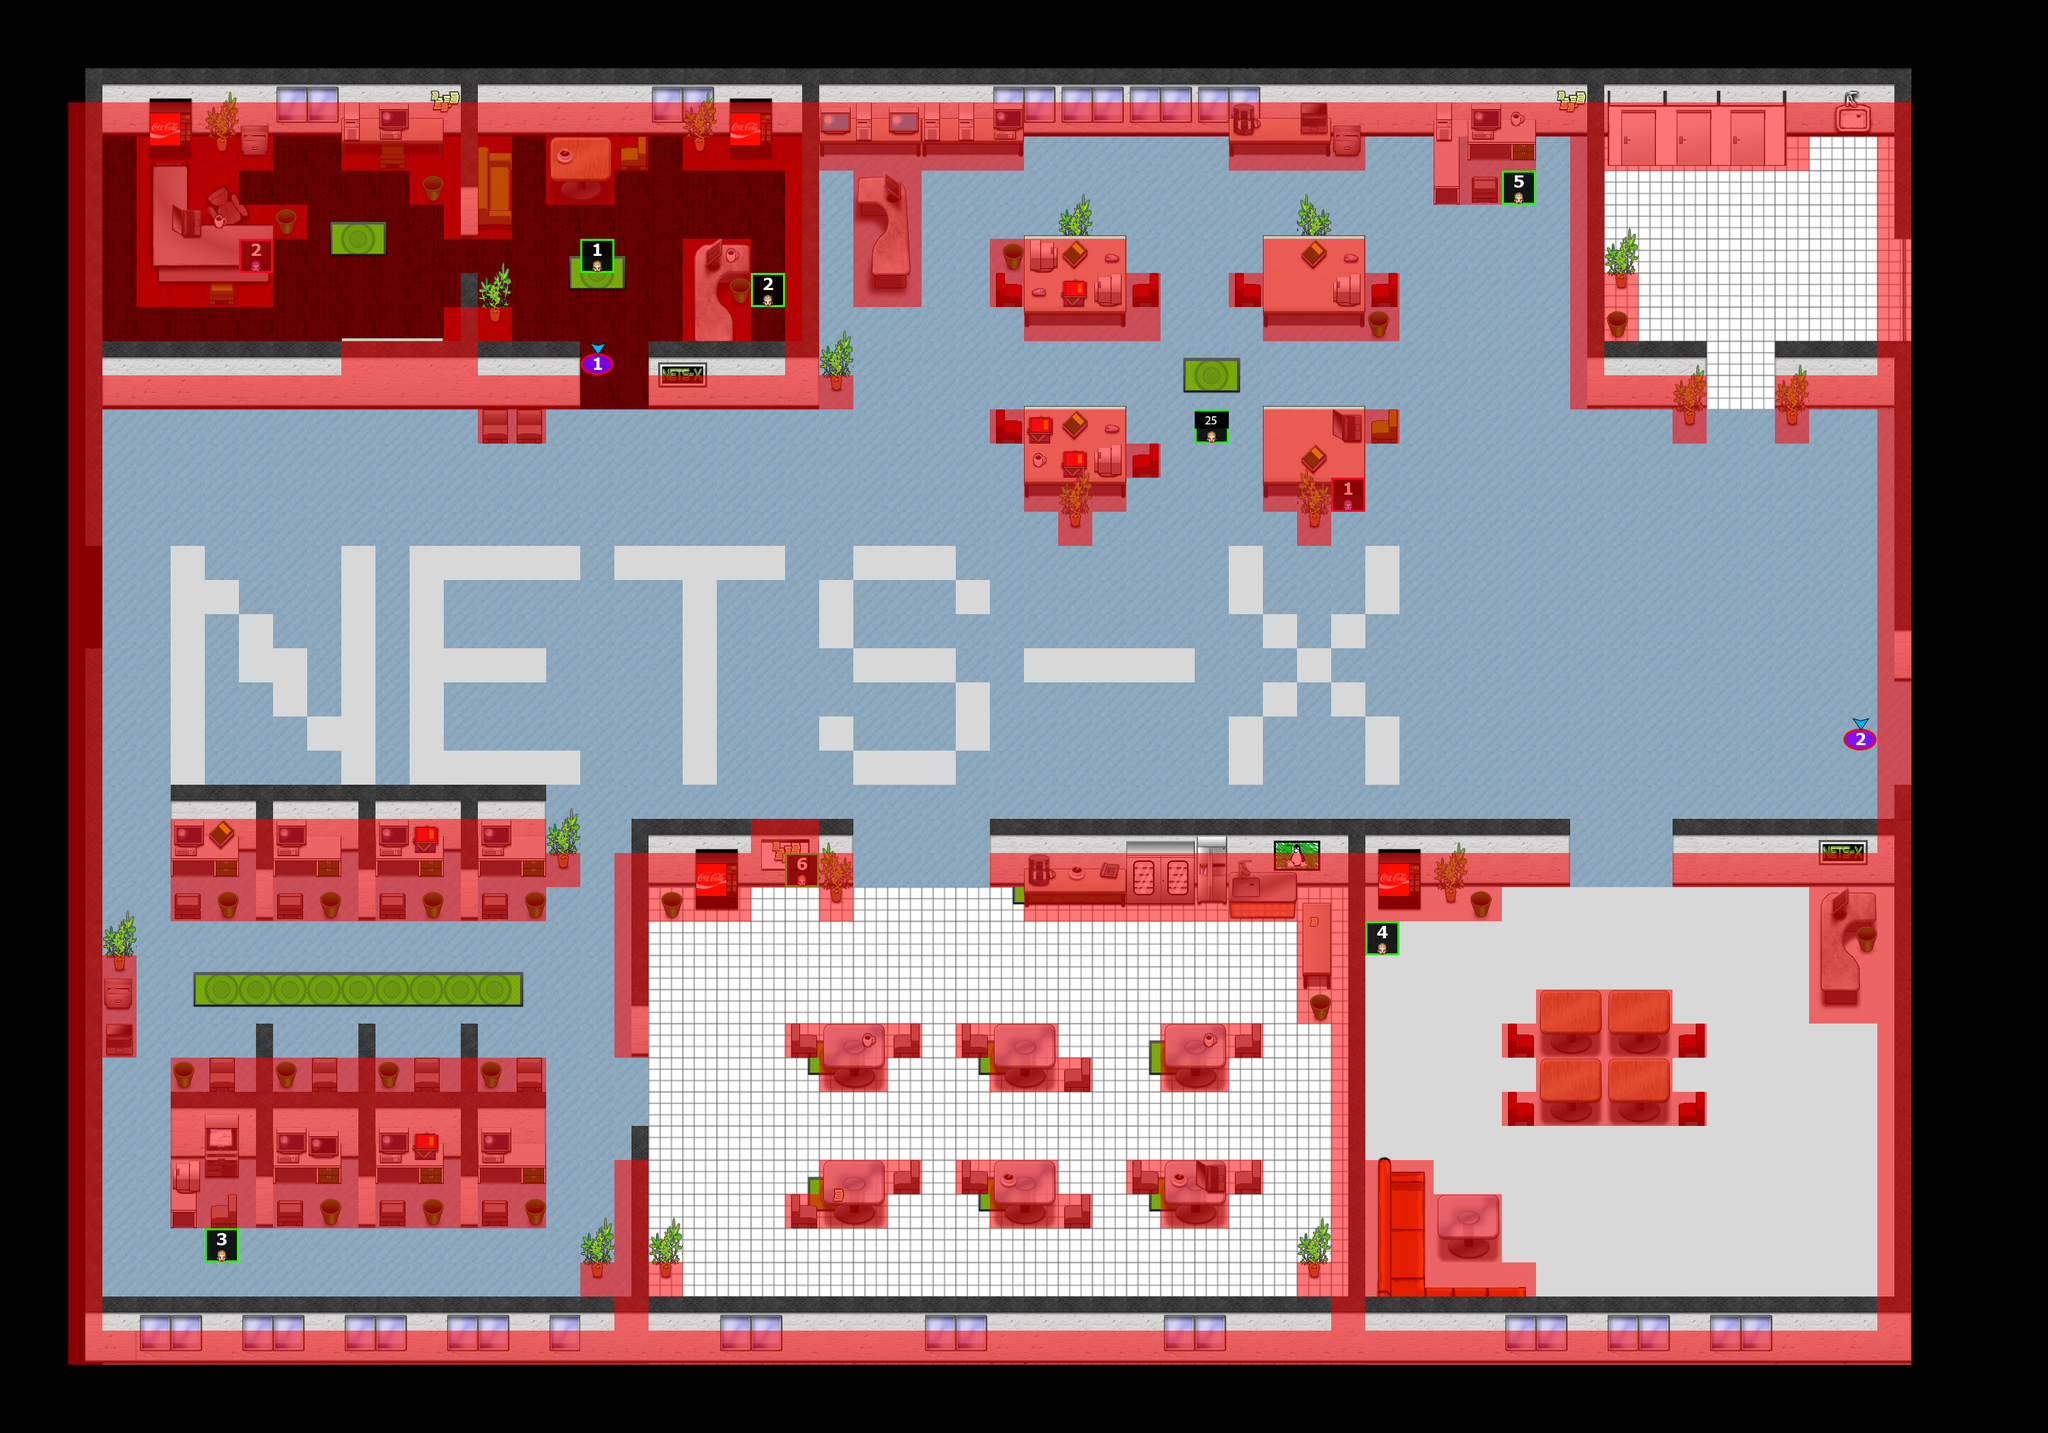

Below is a game level as drawn by its tile map, then a one-line description and the .tmx that defines it (tile-layer data replaced by summaries):
An orthogonal 60x42 tile map with 50x50 px tiles, 9 tile layers (Floor, Wall, Chattels, Items, ...), 7 tilesets.

<map version="1.0" orientation="orthogonal" width="60" height="42" tilewidth="50" tileheight="50">
 <tileset firstgid="1" name="CollisionTiles" tilewidth="50" tileheight="50">
  <image source="graphics/tileSets/CollisionTiles.png" />
  <tile id="1">
   <properties>
    <property name="block" value="true" />
   </properties>
  </tile>
 </tileset>
 <tileset firstgid="3" name="ItemTiles" tilewidth="50" tileheight="50">
  <image source="graphics/tileSets/ItemTiles.png" />
 </tileset>
 <tileset firstgid="579" name="ItemTilesBoss" tilewidth="50" tileheight="50">
  <image source="graphics/tileSets/ItemTilesBoss.png" />
 </tileset>
 <tileset firstgid="1155" name="ItemTilesMeeting" tilewidth="50" tileheight="50">
  <image source="graphics/tileSets/ItemTilesMeeting.png" />
 </tileset>
 <tileset firstgid="1731" name="ItemTilesToilet" tilewidth="50" tileheight="50">
  <image source="graphics/tileSets/ItemTilesToilet.png" />
 </tileset>
 <tileset firstgid="2307" name="NpcTiles" tilewidth="50" tileheight="50">
  <image source="graphics/tileSets/NpcTiles.png" />
  <tile id="0">
   <properties>
    <property name="NpcId" value="101" />
   </properties>
  </tile>
  <tile id="1">
   <properties>
    <property name="NpcId" value="102" />
   </properties>
  </tile>
  <tile id="2">
   <properties>
    <property name="NpcId" value="104" />
   </properties>
  </tile>
  <tile id="3">
   <properties>
    <property name="NpcId" value="105" />
   </properties>
  </tile>
  <tile id="4">
   <properties>
    <property name="NpcId" value="108" />
   </properties>
  </tile>
  <tile id="5">
   <properties>
    <property name="NpcId" value="121" />
   </properties>
  </tile>
  <tile id="6">
   <properties>
    <property name="NpcId" value="" />
   </properties>
  </tile>
  <tile id="10">
   <properties>
    <property name="NpcId" value="120" />
   </properties>
  </tile>
  <tile id="11">
   <properties>
    <property name="NpcId" value="107" />
   </properties>
  </tile>
  <tile id="19">
   <properties>
    <property name="TriggerId" value="190" />
   </properties>
  </tile>
  <tile id="34">
   <properties>
    <property name="NpcId" value="275" />
   </properties>
  </tile>
 </tileset>
 <tileset firstgid="2357" name="SpawnTiles" tilewidth="50" tileheight="50">
  <image source="graphics/tileSets/SpawnTiles.png" />
  <tile id="0">
   <properties>
    <property name="SpawnId" value="0" />
   </properties>
  </tile>
  <tile id="1">
   <properties>
    <property name="SpawnId" value="1" />
   </properties>
  </tile>
 </tileset>
 <layer name="Floor" width="60" height="42">
  <data>[2520 cells, 1911 non-empty, 8 distinct tile ids]</data>
 </layer>
 <layer name="Wall" width="60" height="42">
  <data>[2520 cells, 410 non-empty, 35 distinct tile ids]</data>
 </layer>
 <layer name="Chattels" width="60" height="42">
  <data>[2520 cells, 355 non-empty, 169 distinct tile ids]</data>
 </layer>
 <layer name="Items" width="60" height="42">
  <data>[2520 cells, 117 non-empty, 68 distinct tile ids]</data>
 </layer>
 <layer name="Npcs" width="60" height="42">
  <properties>
   <property name="type" value="objects" />
  </properties>
  <data>[2520 cells, 11 non-empty, 11 distinct tile ids]</data>
 </layer>
 <layer name="WallAir" width="60" height="42">
  <data>[2520 cells, 139 non-empty, 13 distinct tile ids]</data>
 </layer>
 <layer name="ItemsOnWallAir" width="60" height="42">
  <data>[2520 cells, 52 non-empty, 24 distinct tile ids]</data>
 </layer>
 <layer name="notesOnItemsOnWallAir" width="60" height="42">
  <data>[2520 cells, 0 non-empty, 0 distinct tile ids]</data>
 </layer>
 <layer name="CollisionArea" width="60" height="42" opacity="0.54">
  <properties>
   <property name="visible" value="false" />
  </properties>
  <data>[2520 cells, 600 non-empty, 1 distinct tile ids]</data>
 </layer>
</map>